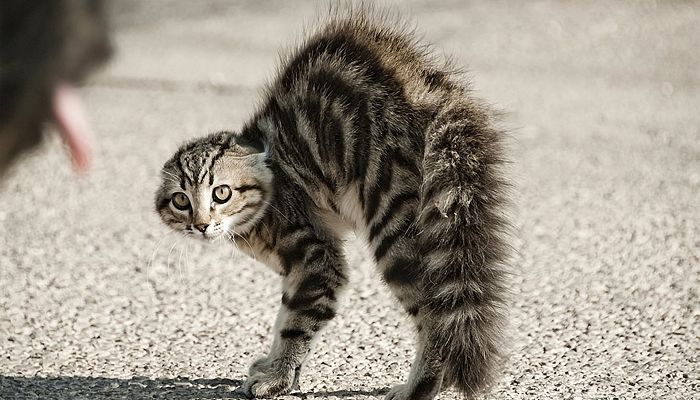
//> input picture Threshold/Threshold/images/littleCat.jpg, 700 x 400 px
$ ./Main   (built with g++ and OpenCV 4)
//> lines starting //> are read from the running program, lines starting //| are printed output that depends on the picture; after the words box and inside, x2 and y2 are one past the last pixel; in counts of white or black regions, pixels touching at a corner belong together
#include <opencv2/core.hpp>
#include <opencv2/imgcodecs.hpp>
#include <opencv2/highgui.hpp>
#include <iostream>

using namespace cv;
using namespace std;

int main()
{
    string originalPath = samples::findFile("images/littleCat.jpg");

    Mat originalImage = imread(originalPath, IMREAD_GRAYSCALE);
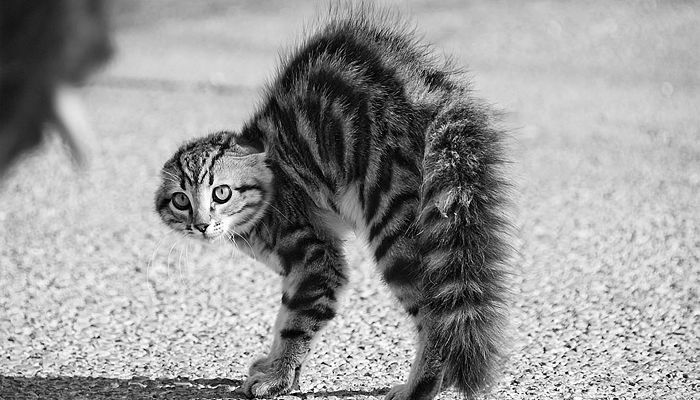
//> originalImage: 400 rows x 700 cols, CV_8UC1; min 0, max 255, mean 153.9


    if (originalImage.empty())
    {
        cout << "Could not read the image: " << originalPath << endl;
        return -1;
    }

    Mat thresholdImages[5];

    for (int i = 0; i < 5; i++)
        thresholdImages[i] = Mat(originalImage.rows, originalImage.cols, CV_8UC1, Scalar(255));

    int umbral = 128;

    for (int j = 0; j < originalImage.rows; j++) {
        for (int i = 0; i < originalImage.cols; i++) {
            if (originalImage.at<uchar>(j, i) > (uchar)(umbral)) {
                // Binary umbral
                thresholdImages[0].at<uchar>(j, i) = (uchar)(255);
                // Binary invert umbral
                thresholdImages[1].at<uchar>(j, i) = (uchar)(0);
                // Trunc
                thresholdImages[2].at<uchar>(j, i) = (uchar)(255);
                // Tozero
                thresholdImages[3].at<uchar>(j, i) = (uchar)(0);
                // Tozero invert
                thresholdImages[4].at<uchar>(j, i) = originalImage.at<uchar>(j, i);
            }
            else {
                // Binary umbral
                thresholdImages[0].at<uchar>(j, i) = (uchar)(0);
                // Binary invert umbral
                thresholdImages[1].at<uchar>(j, i) = (uchar)(255);
                // Trunc
                thresholdImages[2].at<uchar>(j, i) = originalImage.at<uchar>(j, i);
                // Tozero
                thresholdImages[3].at<uchar>(j, i) = originalImage.at<uchar>(j, i);
                // Tozero invert
                thresholdImages[4].at<uchar>(j, i) = (uchar)(0);
            }
        }
    }
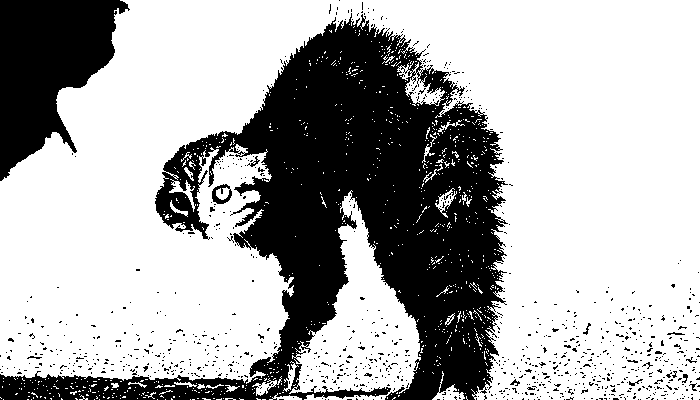
//> thresholdImages[0]: 400 rows x 700 cols, CV_8UC1; 68.3% white; 957 black regions (943 under 20 px), largest, box (x1, y1, x2, y2) and area: (0, 13, 508, 400) 71432, (0, 0, 130, 181) 13795, (212, 184, 232, 204) 195
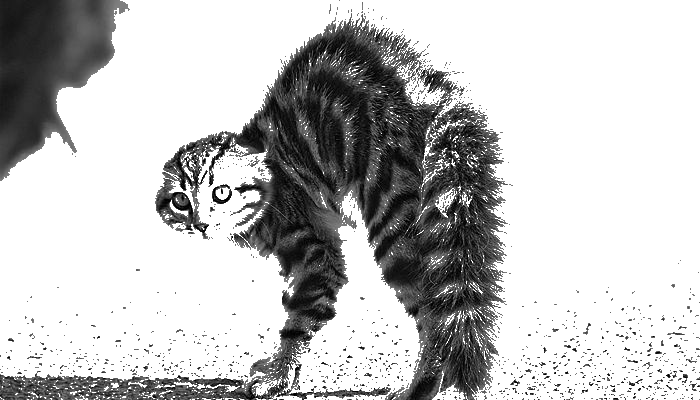
//> thresholdImages[2]: 400 rows x 700 cols, CV_8UC1; min 0, max 255, mean 193.5
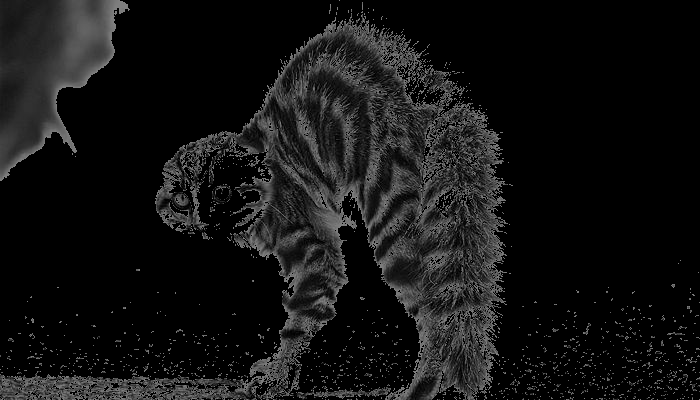
//> thresholdImages[3]: 400 rows x 700 cols, CV_8UC1; min 0, max 128, mean 19.3
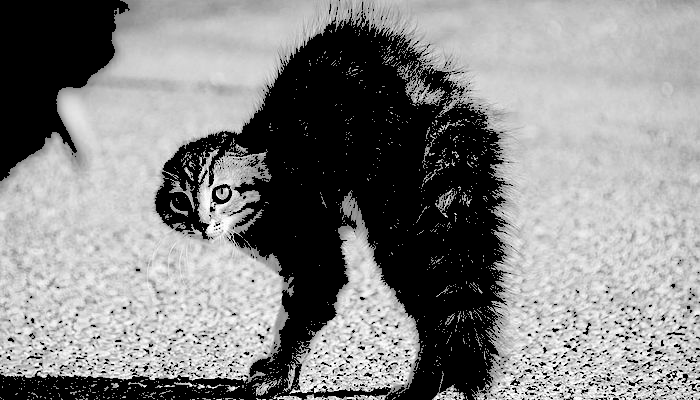
//> thresholdImages[4]: 400 rows x 700 cols, CV_8UC1; min 0, max 255, mean 134.6

    namedWindow("Original", WINDOW_AUTOSIZE); // Can configure the window

    imshow("Original", originalImage);
    imshow("Binary", thresholdImages[0]);
    imshow("Binary Invert", thresholdImages[1]);
    imshow("Trunc", thresholdImages[2]);
    imshow("Tozero", thresholdImages[3]);
    imshow("Tozero invert", thresholdImages[4]);


    waitKey(0); // Wait for a keystroke in the window
    return 0;
}
